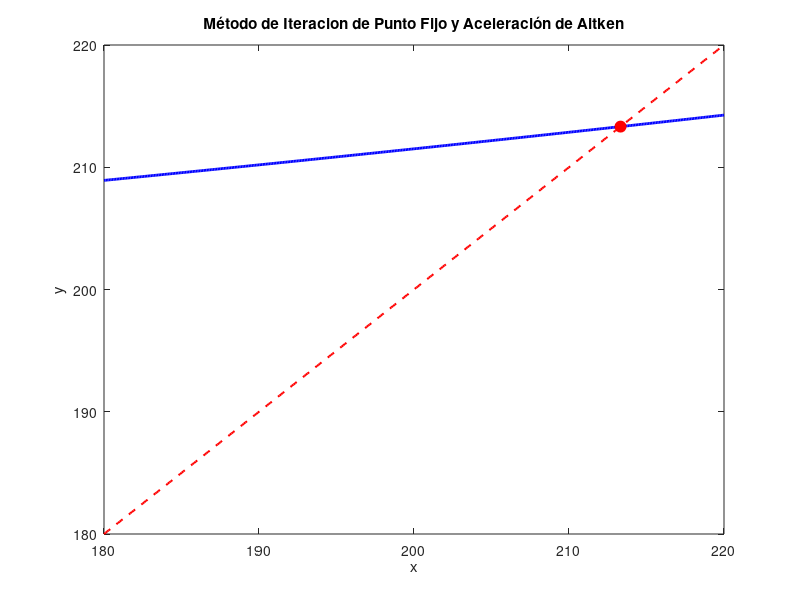

Reproduce this figure in MATLAB.
%{
  3.  Para vender x unidades de su producto semanalmente, una compañía debe
      gastar A pesos semanales en publicidad, donde A = 200ln(400/500-x).
      Los objetos se venden a $5 cada uno. La utilidad neta es entonces R(x) =5x-A.
      Calcular el número de unidades x que debe de vender para tener una utilidad neta
      de R(x)= $1000 pesos. En un entorno de x=200:
      a.  Resolver el ejercicio anterior a aplicando el algoritmo del Método de
          Iteración con E<10-4. Aplicar el método conjuntamente con la Aceleración de
          Aitken con E<10-4.
%}

function MetodoIteracion()
  clc;

  f = @(x) 40 * log(400 / (500 - x)) + 200;

  opcion = input("Desea aplicar la aceleración de Aitken? (1. Sí/2. No): ");

  x0 = 200;
  tolerancia = 10^-4;
  max_iter = 100;

  x = zeros(max_iter, 1);
  x(1) = x0;


  if opcion ==1
    % Método de punto fijo con aceleración de Aitken %
    i = 1;
    while i <= max_iter - 2
      x(i+1) = f(x(i));
      x(i+2) = f(x(i+1));

      den = x(i+2) - 2*x(i+1) + x(i);
      if abs(den) < 1e-12
        break;
      endif
      x_aitken = x(i) - ((x(i+1) - x(i))^2) / den;

      printf("Iteracion %d: x_aitken = %.6f\n", i, x_aitken);

      if i > 1 && abs(x_aitken - x_prev) < tolerancia
        x_final = x_aitken;
        break;
      endif
      x_prev = x_aitken;
      i = i + 1;
    end
  else
    % Método de iteración simple de punto fijo %
    i = 1;
    while i < max_iter
      x(i+1) = f(x(i));
      printf("Iteracion %d: x = %.6f\n", i, x(i+1));

      if abs(x(i+1) - x(i)) < tolerancia
        x_final = x(i+1);
        break;
      endif
      i = i + 1;
    endwhile
  endif

  printf("Resultado aproximado: x = %.6f\n", x_final);

  % Gráfico de las funciones %
  figure;
  x_vals = linspace(180, 220, 400);
  y_vals = arrayfun(f, x_vals);

  plot(x_vals, x_vals, 'r--', 'LineWidth', 1.5); hold on;
  plot(x_vals, y_vals, 'b-', 'LineWidth', 2);
  plot(x_final, x_final, 'ro', 'MarkerSize', 8, 'MarkerFaceColor', 'r');

  xlabel('x');
  ylabel('y');
  title("Método de Iteracion de Punto Fijo y Aceleración de Aitken");
endfunction
